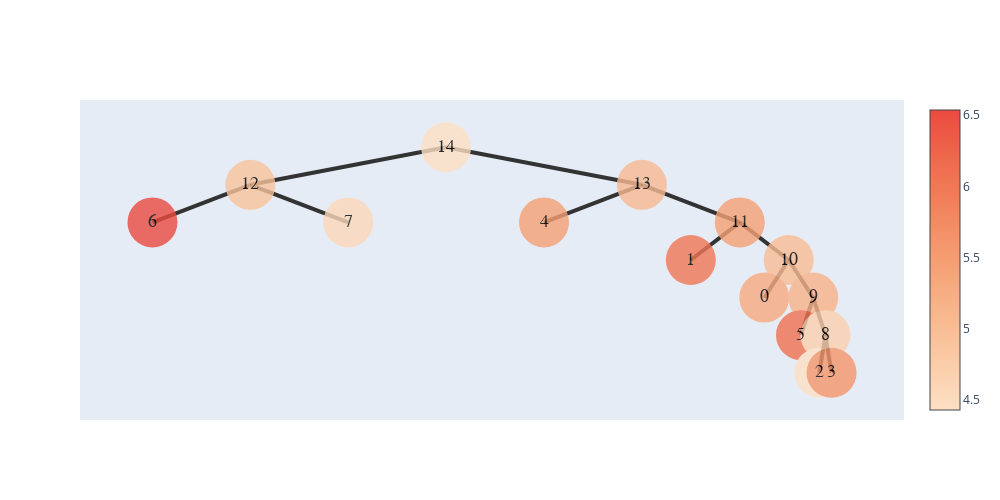
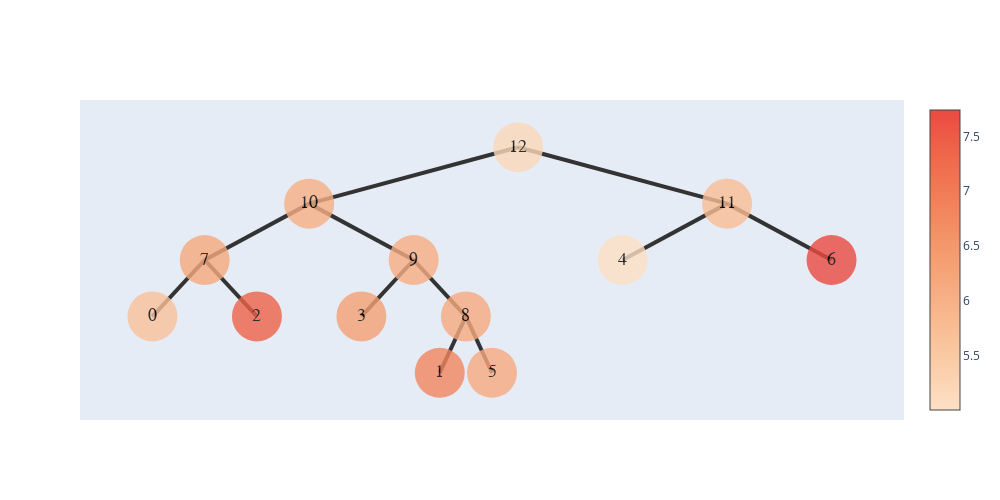

Notebook code for these charts, in order:
### Code cell
nodes1,n1 = build_hyper_tree(folder_path1)
show_tree(nodes1[0]).show_fig()
nodes2,n2 = build_hyper_tree(folder_path2)
show_tree(nodes2[0]).show_fig()

### Figure 1 — Plotly figure (JSON) as saved in the notebook; plotly's stock layout.template omitted (floating-point values rounded to 4 significant figures)
{"data": [{"hoverinfo": "text", "marker": {"color": [4.427, 4.903, 6.537, 4.56, 5.057, 5.454, 5.443, 6.022, 5.017, 5.29, 5.154, 6.109, 4.687, 4.435, 5.612], "colorscale": [[0, "rgb(253, 224, 197)"], [0.1667, "rgb(250, 203, 166)"], [0.3333, "rgb(248, 181, 139)"], [0.5, "rgb(245, 158, 114)"], [0.6667, "rgb(242, 133, 93)"], [0.8333, "rgb(239, 106, 76)"], [1, "rgb(235, 74, 64)"]], "showscale": true, "size": 50, "symbol": "circle-dot"}, "mode": "markers+text", "opacity": 0.8, "text": ["14", "12", "6", "7", "13", "4", "11", "1", "10", "0", "9", "5", "8", "2", "3"], "textfont": {"color": "#000000", "family": "sans serif", "size": 18}, "type": "scatter", "x": [5.5, 3.25, 2.125, 4.375, 7.75, 6.625, 8.875, 8.312, 9.438, 9.156, 9.719, 9.578, 9.859, 9.789, 9.93], "y": [5, 3.5, 2, 2, 3.5, 2, 2, 0.5, 0.5, -1, -1, -2.5, -2.5, -4, -4]}], "layout": {"height": 500, "shapes": [{"layer": "below", "line": {"color": "#333", "width": 4}, "type": "line", "x0": 5.5, "x1": 5.5, "y0": 5, "y1": 5}, {"layer": "below", "line": {"color": "#333", "width": 4}, "type": "line", "x0": 5.5, "x1": 3.25, "y0": 5, "y1": 3.5}, {"layer": "below", "line": {"color": "#333", "width": 4}, "type": "line", "x0": 3.25, "x1": 2.125, "y0": 3.5, "y1": 2}, {"layer": "below", "line": {"color": "#333", "width": 4}, "type": "line", "x0": 3.25, "x1": 4.375, "y0": 3.5, "y1": 2}, {"layer": "below", "line": {"color": "#333", "width": 4}, "type": "line", "x0": 5.5, "x1": 7.75, "y0": 5, "y1": 3.5}, {"layer": "below", "line": {"color": "#333", "width": 4}, "type": "line", "x0": 7.75, "x1": 6.625, "y0": 3.5, "y1": 2}, {"layer": "below", "line": {"color": "#333", "width": 4}, "type": "line", "x0": 7.75, "x1": 8.875, "y0": 3.5, "y1": 2}, {"layer": "below", "line": {"color": "#333", "width": 4}, "type": "line", "x0": 8.875, "x1": 8.312, "y0": 2, "y1": 0.5}, {"layer": "below", "line": {"color": "#333", "width": 4}, "type": "line", "x0": 8.875, "x1": 9.438, "y0": 2, "y1": 0.5}, {"layer": "below", "line": {"color": "#333", "width": 4}, "type": "line", "x0": 9.438, "x1": 9.156, "y0": 0.5, "y1": -1}, {"layer": "below", "line": {"color": "#333", "width": 4}, "type": "line", "x0": 9.438, "x1": 9.719, "y0": 0.5, "y1": -1}, {"layer": "below", "line": {"color": "#333", "width": 4}, "type": "line", "x0": 9.719, "x1": 9.578, "y0": -1, "y1": -2.5}, {"layer": "below", "line": {"color": "#333", "width": 4}, "type": "line", "x0": 9.719, "x1": 9.859, "y0": -1, "y1": -2.5}, {"layer": "below", "line": {"color": "#333", "width": 4}, "type": "line", "x0": 9.859, "x1": 9.789, "y0": -2.5, "y1": -4}, {"layer": "below", "line": {"color": "#333", "width": 4}, "type": "line", "x0": 9.859, "x1": 9.93, "y0": -2.5, "y1": -4}], "width": 1000, "xaxis": {"showgrid": false, "showline": false, "showticklabels": false, "zeroline": false}, "yaxis": {"showgrid": false, "showline": false, "showticklabels": false, "zeroline": false}}}

### Figure 2 — Plotly figure (JSON) as saved in the notebook; plotly's stock layout.template omitted (floating-point values rounded to 4 significant figures)
{"data": [{"hoverinfo": "text", "marker": {"color": [5.167, 6.039, 6.159, 5.668, 7.405, 6.073, 6.319, 6.127, 6.811, 6.126, 5.753, 5.011, 7.739], "colorscale": [[0, "rgb(253, 224, 197)"], [0.1667, "rgb(250, 203, 166)"], [0.3333, "rgb(248, 181, 139)"], [0.5, "rgb(245, 158, 114)"], [0.6667, "rgb(242, 133, 93)"], [0.8333, "rgb(239, 106, 76)"], [1, "rgb(235, 74, 64)"]], "showscale": true, "size": 50, "symbol": "circle-dot"}, "mode": "markers+text", "opacity": 0.8, "text": ["12", "10", "7", "0", "2", "9", "3", "8", "1", "5", "11", "4", "6"], "textfont": {"color": "#000000", "family": "sans serif", "size": 18}, "type": "scatter", "x": [5.5, 3.25, 2.125, 1.562, 2.688, 4.375, 3.812, 4.938, 4.656, 5.219, 7.75, 6.625, 8.875], "y": [5, 3.5, 2, 0.5, 0.5, 2, 0.5, 0.5, -1, -1, 3.5, 2, 2]}], "layout": {"height": 500, "shapes": [{"layer": "below", "line": {"color": "#333", "width": 4}, "type": "line", "x0": 5.5, "x1": 5.5, "y0": 5, "y1": 5}, {"layer": "below", "line": {"color": "#333", "width": 4}, "type": "line", "x0": 5.5, "x1": 3.25, "y0": 5, "y1": 3.5}, {"layer": "below", "line": {"color": "#333", "width": 4}, "type": "line", "x0": 3.25, "x1": 2.125, "y0": 3.5, "y1": 2}, {"layer": "below", "line": {"color": "#333", "width": 4}, "type": "line", "x0": 2.125, "x1": 1.562, "y0": 2, "y1": 0.5}, {"layer": "below", "line": {"color": "#333", "width": 4}, "type": "line", "x0": 2.125, "x1": 2.688, "y0": 2, "y1": 0.5}, {"layer": "below", "line": {"color": "#333", "width": 4}, "type": "line", "x0": 3.25, "x1": 4.375, "y0": 3.5, "y1": 2}, {"layer": "below", "line": {"color": "#333", "width": 4}, "type": "line", "x0": 4.375, "x1": 3.812, "y0": 2, "y1": 0.5}, {"layer": "below", "line": {"color": "#333", "width": 4}, "type": "line", "x0": 4.375, "x1": 4.938, "y0": 2, "y1": 0.5}, {"layer": "below", "line": {"color": "#333", "width": 4}, "type": "line", "x0": 4.938, "x1": 4.656, "y0": 0.5, "y1": -1}, {"layer": "below", "line": {"color": "#333", "width": 4}, "type": "line", "x0": 4.938, "x1": 5.219, "y0": 0.5, "y1": -1}, {"layer": "below", "line": {"color": "#333", "width": 4}, "type": "line", "x0": 5.5, "x1": 7.75, "y0": 5, "y1": 3.5}, {"layer": "below", "line": {"color": "#333", "width": 4}, "type": "line", "x0": 7.75, "x1": 6.625, "y0": 3.5, "y1": 2}, {"layer": "below", "line": {"color": "#333", "width": 4}, "type": "line", "x0": 7.75, "x1": 8.875, "y0": 3.5, "y1": 2}], "width": 1000, "xaxis": {"showgrid": false, "showline": false, "showticklabels": false, "zeroline": false}, "yaxis": {"showgrid": false, "showline": false, "showticklabels": false, "zeroline": false}}}
